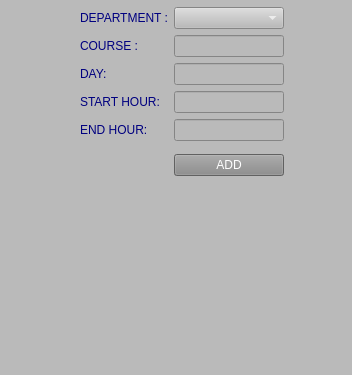
<?xml version="1.0" encoding="UTF-8"?>
<ui version="4.0">
 <class>AdminAddCourse</class>
 <widget class="QMainWindow" name="AdminAddCourse">
  <property name="geometry">
   <rect>
    <x>0</x>
    <y>0</y>
    <width>352</width>
    <height>375</height>
   </rect>
  </property>
  <property name="windowTitle">
   <string>Add Course</string>
  </property>
  <property name="styleSheet">
   <string notr="true">background-color: rgb(186, 186, 186);</string>
  </property>
  <widget class="QWidget" name="centralwidget">
   <widget class="QWidget" name="layoutWidget">
    <property name="geometry">
     <rect>
      <x>80</x>
      <y>0</y>
      <width>204</width>
      <height>184</height>
     </rect>
    </property>
    <layout class="QGridLayout" name="gridLayout">
     <item row="0" column="0">
      <layout class="QVBoxLayout" name="verticalLayout_2">
       <item>
        <widget class="QLabel" name="label">
         <property name="styleSheet">
          <string notr="true">font: 12pt &quot;Rockwell Condensed&quot;;
color: rgb(0, 0, 127);</string>
         </property>
         <property name="text">
          <string>DEPARTMENT :</string>
         </property>
        </widget>
       </item>
       <item>
        <widget class="QLabel" name="label_2">
         <property name="styleSheet">
          <string notr="true">font: 12pt &quot;Rockwell Condensed&quot;;
color: rgb(0, 0, 127);</string>
         </property>
         <property name="text">
          <string>COURSE :</string>
         </property>
        </widget>
       </item>
       <item>
        <widget class="QLabel" name="label_3">
         <property name="styleSheet">
          <string notr="true">font: 12pt &quot;Rockwell Condensed&quot;;
color: rgb(0, 0, 127);</string>
         </property>
         <property name="text">
          <string>DAY:</string>
         </property>
        </widget>
       </item>
       <item>
        <widget class="QLabel" name="label_4">
         <property name="styleSheet">
          <string notr="true">font: 12pt &quot;Rockwell Condensed&quot;;
color: rgb(0, 0, 127);</string>
         </property>
         <property name="text">
          <string>START HOUR:</string>
         </property>
        </widget>
       </item>
       <item>
        <widget class="QLabel" name="label_5">
         <property name="styleSheet">
          <string notr="true">font: 12pt &quot;Rockwell Condensed&quot;;
color: rgb(0, 0, 127);</string>
         </property>
         <property name="text">
          <string>END HOUR:</string>
         </property>
        </widget>
       </item>
      </layout>
     </item>
     <item row="0" column="1">
      <layout class="QVBoxLayout" name="verticalLayout">
       <item>
        <widget class="QComboBox" name="dept_Combo">
         <property name="styleSheet">
          <string notr="true">font: 12pt &quot;Rockwell Condensed&quot;;
color: rgb(255,255,255);</string>
         </property>
        </widget>
       </item>
       <item>
        <widget class="QLineEdit" name="txt_Course">
         <property name="styleSheet">
          <string notr="true">font: 12pt &quot;Rockwell Condensed&quot;;
color: rgb(255,255,255);</string>
         </property>
        </widget>
       </item>
       <item>
        <widget class="QLineEdit" name="txt_Day">
         <property name="styleSheet">
          <string notr="true">font: 12pt &quot;Rockwell Condensed&quot;;
color: rgb(255,255,255);</string>
         </property>
        </widget>
       </item>
       <item>
        <widget class="QLineEdit" name="txt_StartHour">
         <property name="styleSheet">
          <string notr="true">font: 12pt &quot;Rockwell Condensed&quot;;
color: rgb(255,255,255);</string>
         </property>
        </widget>
       </item>
       <item>
        <widget class="QLineEdit" name="txt_EndHour">
         <property name="styleSheet">
          <string notr="true">font: 12pt &quot;Rockwell Condensed&quot;;
color: rgb(255,255,255);</string>
         </property>
        </widget>
       </item>
      </layout>
     </item>
     <item row="1" column="1">
      <widget class="QPushButton" name="btn_Add">
       <property name="styleSheet">
        <string notr="true">background-color: rgb(136, 136, 136);
color: rgb(255, 255, 255);
font: 12pt &quot;Rockwell Condensed&quot;;</string>
       </property>
       <property name="text">
        <string>ADD</string>
       </property>
      </widget>
     </item>
    </layout>
   </widget>
   <widget class="QLabel" name="label_8">
    <property name="geometry">
     <rect>
      <x>90</x>
      <y>200</y>
      <width>181</width>
      <height>131</height>
     </rect>
    </property>
    <property name="styleSheet">
     <string notr="true">image: url(:/newPrefix/Aydin.png);
image: url(:/newPrefix/Aydin.png);
image: url(:/newPrefix/Aydin.png);
image: url(:/newPrefix/Aydin.png);</string>
    </property>
    <property name="text">
     <string/>
    </property>
   </widget>
  </widget>
  <widget class="QMenuBar" name="menubar">
   <property name="geometry">
    <rect>
     <x>0</x>
     <y>0</y>
     <width>352</width>
     <height>21</height>
    </rect>
   </property>
  </widget>
  <widget class="QStatusBar" name="statusbar"/>
 </widget>
 <resources>
  <include location="../../../../Documents/masaüstü/asd.qrc"/>
 </resources>
 <connections/>
</ui>
